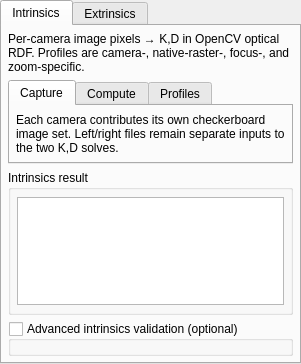
<ui version="4.0">
  <class>CalibrationOperations</class>
  <widget class="QTabWidget" name="calibrationKindTabs">
    <widget class="QWidget" name="intrinsicsPage">
      <attribute name="title">
        <string>Intrinsics</string>
      </attribute>
      <layout class="QVBoxLayout" name="intrinsics_page_layout">
        <property name="leftMargin">
          <number>6</number>
        </property>
        <property name="topMargin">
          <number>6</number>
        </property>
        <property name="rightMargin">
          <number>6</number>
        </property>
        <property name="bottomMargin">
          <number>6</number>
        </property>
        <property name="spacing">
          <number>6</number>
        </property>
        <item>
          <widget class="QLabel" name="intrinsics_contract_label">
            <property name="text">
              <string>Per-camera image pixels → K,D in OpenCV optical RDF. Profiles are camera-, native-raster-, focus-, and zoom-specific.</string>
            </property>
            <property name="wordWrap">
              <bool>true</bool>
            </property>
          </widget>
        </item>
        <item>
          <widget class="_ContentSizedOperationTabs" name="intrinsics_operation_tabs">
            <widget class="QWidget" name="intrinsicsCapturePage">
              <attribute name="title">
                <string>Capture</string>
              </attribute>
              <layout class="QVBoxLayout" name="intrinsicsCaptureLayout">
                <property name="leftMargin">
                  <number>6</number>
                </property>
                <property name="topMargin">
                  <number>6</number>
                </property>
                <property name="rightMargin">
                  <number>6</number>
                </property>
                <property name="bottomMargin">
                  <number>6</number>
                </property>
                <property name="spacing">
                  <number>6</number>
                </property>
                <item>
                  <layout class="QGridLayout" name="intrinsicsCaptureActions">
                    <property name="leftMargin">
                      <number>0</number>
                    </property>
                    <property name="topMargin">
                      <number>0</number>
                    </property>
                    <property name="rightMargin">
                      <number>0</number>
                    </property>
                    <property name="bottomMargin">
                      <number>0</number>
                    </property>
                    <property name="spacing">
                      <number>6</number>
                    </property>
                  </layout>
                </item>
                <item>
                  <widget class="QLabel" name="intrinsicsCaptureHint">
                    <property name="text">
                      <string>Each camera contributes its own checkerboard image set. Left/right files remain separate inputs to the two K,D solves.</string>
                    </property>
                    <property name="wordWrap">
                      <bool>true</bool>
                    </property>
                  </widget>
                </item>
              </layout>
            </widget>
            <widget class="QWidget" name="intrinsicsComputePage">
              <attribute name="title">
                <string>Compute</string>
              </attribute>
              <layout class="QVBoxLayout" name="intrinsicsComputeLayout">
                <property name="leftMargin">
                  <number>6</number>
                </property>
                <property name="topMargin">
                  <number>6</number>
                </property>
                <property name="rightMargin">
                  <number>6</number>
                </property>
                <property name="bottomMargin">
                  <number>6</number>
                </property>
                <property name="spacing">
                  <number>6</number>
                </property>
                <item>
                  <layout class="QGridLayout" name="intrinsicsComputeActions">
                    <property name="leftMargin">
                      <number>0</number>
                    </property>
                    <property name="topMargin">
                      <number>0</number>
                    </property>
                    <property name="rightMargin">
                      <number>0</number>
                    </property>
                    <property name="bottomMargin">
                      <number>0</number>
                    </property>
                    <property name="spacing">
                      <number>6</number>
                    </property>
                    <item row="0" column="0">
                      <widget class="QPushButton" name="intrinsicsComputeButton0">
                        <property name="text">
                          <string>Run calibration (K,D)</string>
                        </property>
                        <property name="commandId" stdset="0">
                          <string>calibration.run_intrinsic</string>
                        </property>
                        <property name="sizePolicy">
                          <sizepolicy hsizetype="Expanding" vsizetype="Fixed">
                            <horstretch>0</horstretch>
                            <verstretch>0</verstretch>
                          </sizepolicy>
                        </property>
                      </widget>
                    </item>
                    <item row="0" column="1">
                      <widget class="QPushButton" name="intrinsicsComputeButton1">
                        <property name="text">
                          <string>Save Intrinsics</string>
                        </property>
                        <property name="commandId" stdset="0">
                          <string>calibration.save_intrinsics</string>
                        </property>
                        <property name="sizePolicy">
                          <sizepolicy hsizetype="Expanding" vsizetype="Fixed">
                            <horstretch>0</horstretch>
                            <verstretch>0</verstretch>
                          </sizepolicy>
                        </property>
                      </widget>
                    </item>
                  </layout>
                </item>
                <item>
                  <widget class="QWidget" name="qualityHost">
                    <layout class="QVBoxLayout" name="qualityLayout">
                      <property name="leftMargin">
                        <number>0</number>
                      </property>
                      <property name="topMargin">
                        <number>0</number>
                      </property>
                      <property name="rightMargin">
                        <number>0</number>
                      </property>
                      <property name="bottomMargin">
                        <number>0</number>
                      </property>
                      <property name="spacing">
                        <number>6</number>
                      </property>
                    </layout>
                  </widget>
                </item>
                <item>
                  <widget class="QWidget" name="outlierHost">
                    <layout class="QVBoxLayout" name="outlierLayout">
                      <property name="leftMargin">
                        <number>0</number>
                      </property>
                      <property name="topMargin">
                        <number>0</number>
                      </property>
                      <property name="rightMargin">
                        <number>0</number>
                      </property>
                      <property name="bottomMargin">
                        <number>0</number>
                      </property>
                      <property name="spacing">
                        <number>6</number>
                      </property>
                    </layout>
                  </widget>
                </item>
              </layout>
            </widget>
            <widget class="QWidget" name="intrinsicsProfilesPage">
              <attribute name="title">
                <string>Profiles</string>
              </attribute>
              <layout class="QVBoxLayout" name="intrinsicsProfilesLayout">
                <property name="leftMargin">
                  <number>6</number>
                </property>
                <property name="topMargin">
                  <number>6</number>
                </property>
                <property name="rightMargin">
                  <number>6</number>
                </property>
                <property name="bottomMargin">
                  <number>6</number>
                </property>
                <property name="spacing">
                  <number>6</number>
                </property>
                <item>
                  <layout class="QGridLayout" name="intrinsicsProfilesActions">
                    <property name="leftMargin">
                      <number>0</number>
                    </property>
                    <property name="topMargin">
                      <number>0</number>
                    </property>
                    <property name="rightMargin">
                      <number>0</number>
                    </property>
                    <property name="bottomMargin">
                      <number>0</number>
                    </property>
                    <property name="spacing">
                      <number>6</number>
                    </property>
                    <item row="0" column="0">
                      <widget class="QPushButton" name="intrinsicsProfilesButton0">
                        <property name="text">
                          <string>Load Intrinsics</string>
                        </property>
                        <property name="commandId" stdset="0">
                          <string>calibration.load_intrinsics</string>
                        </property>
                        <property name="sizePolicy">
                          <sizepolicy hsizetype="Expanding" vsizetype="Fixed">
                            <horstretch>0</horstretch>
                            <verstretch>0</verstretch>
                          </sizepolicy>
                        </property>
                      </widget>
                    </item>
                  </layout>
                </item>
              </layout>
            </widget>
            <property name="sizePolicy">
              <sizepolicy hsizetype="Expanding" vsizetype="Maximum">
                <horstretch>0</horstretch>
                <verstretch>0</verstretch>
              </sizepolicy>
            </property>
          </widget>
        </item>
        <item>
          <widget class="QGroupBox" name="intrinsics_result_group">
            <property name="title">
              <string>Intrinsics result</string>
            </property>
            <layout class="QVBoxLayout" name="intrinsicsResultLayout">
              <property name="leftMargin">
                <number>6</number>
              </property>
              <property name="topMargin">
                <number>6</number>
              </property>
              <property name="rightMargin">
                <number>6</number>
              </property>
              <property name="bottomMargin">
                <number>6</number>
              </property>
              <property name="spacing">
                <number>6</number>
              </property>
              <item>
                <widget class="QTableView" name="intrinsic_table">
                  <property name="maximumSize">
                    <size>
                      <width>16777215</width>
                      <height>108</height>
                    </size>
                  </property>
                </widget>
              </item>
            </layout>
          </widget>
        </item>
        <item>
          <widget class="QGroupBox" name="checkerboard_validation_outer_group">
            <property name="title">
              <string>Advanced intrinsics validation (optional)</string>
            </property>
            <property name="checkable">
              <bool>true</bool>
            </property>
            <property name="checked">
              <bool>false</bool>
            </property>
            <layout class="QVBoxLayout" name="validationLayout">
              <property name="leftMargin">
                <number>6</number>
              </property>
              <property name="topMargin">
                <number>6</number>
              </property>
              <property name="rightMargin">
                <number>6</number>
              </property>
              <property name="bottomMargin">
                <number>6</number>
              </property>
              <property name="spacing">
                <number>6</number>
              </property>
            </layout>
          </widget>
        </item>
      </layout>
    </widget>
    <widget class="QWidget" name="extrinsicsPage">
      <attribute name="title">
        <string>Extrinsics</string>
      </attribute>
      <layout class="QVBoxLayout" name="extrinsics_page_layout">
        <property name="leftMargin">
          <number>6</number>
        </property>
        <property name="topMargin">
          <number>6</number>
        </property>
        <property name="rightMargin">
          <number>6</number>
        </property>
        <property name="bottomMargin">
          <number>6</number>
        </property>
        <property name="spacing">
          <number>6</number>
        </property>
        <item>
          <widget class="QLabel" name="extrinsics_bundle_contract_label">
            <property name="text">
              <string>Input bundle: Left K,D + Right K,D + synchronized stereo pairs. Output: X_right = R_left_to_right X_left + T_left_to_right_m in OpenCV optical RDF.</string>
            </property>
            <property name="wordWrap">
              <bool>true</bool>
            </property>
          </widget>
        </item>
        <item>
          <widget class="_ContentSizedOperationTabs" name="extrinsics_operation_tabs">
            <widget class="QWidget" name="extrinsicsCapturePage">
              <attribute name="title">
                <string>Capture</string>
              </attribute>
              <layout class="QVBoxLayout" name="extrinsicsCaptureLayout">
                <property name="leftMargin">
                  <number>6</number>
                </property>
                <property name="topMargin">
                  <number>6</number>
                </property>
                <property name="rightMargin">
                  <number>6</number>
                </property>
                <property name="bottomMargin">
                  <number>6</number>
                </property>
                <property name="spacing">
                  <number>6</number>
                </property>
                <item>
                  <layout class="QGridLayout" name="extrinsicsCaptureActions">
                    <property name="leftMargin">
                      <number>0</number>
                    </property>
                    <property name="topMargin">
                      <number>0</number>
                    </property>
                    <property name="rightMargin">
                      <number>0</number>
                    </property>
                    <property name="bottomMargin">
                      <number>0</number>
                    </property>
                    <property name="spacing">
                      <number>6</number>
                    </property>
                  </layout>
                </item>
                <item>
                  <widget class="QLabel" name="extrinsicsCaptureHint">
                    <property name="text">
                      <string>Extrinsics consumes synchronized left/right rows from the shared photo selection. Applied Left/Right K,D must match the native raster. Camera, focus, and zoom provenance is operator-reviewed and does not gate readiness.</string>
                    </property>
                    <property name="wordWrap">
                      <bool>true</bool>
                    </property>
                  </widget>
                </item>
              </layout>
            </widget>
            <widget class="QWidget" name="extrinsicsComputePage">
              <attribute name="title">
                <string>Compute</string>
              </attribute>
              <layout class="QVBoxLayout" name="extrinsicsComputeLayout">
                <property name="leftMargin">
                  <number>6</number>
                </property>
                <property name="topMargin">
                  <number>6</number>
                </property>
                <property name="rightMargin">
                  <number>6</number>
                </property>
                <property name="bottomMargin">
                  <number>6</number>
                </property>
                <property name="spacing">
                  <number>6</number>
                </property>
                <item>
                  <layout class="QGridLayout" name="extrinsicsComputeActions">
                    <property name="leftMargin">
                      <number>0</number>
                    </property>
                    <property name="topMargin">
                      <number>0</number>
                    </property>
                    <property name="rightMargin">
                      <number>0</number>
                    </property>
                    <property name="bottomMargin">
                      <number>0</number>
                    </property>
                    <property name="spacing">
                      <number>6</number>
                    </property>
                    <item row="0" column="0">
                      <widget class="QPushButton" name="extrinsicsComputeButton0">
                        <property name="text">
                          <string>Calculate R,t</string>
                        </property>
                        <property name="commandId" stdset="0">
                          <string>calibration.run_extrinsics</string>
                        </property>
                        <property name="sizePolicy">
                          <sizepolicy hsizetype="Expanding" vsizetype="Fixed">
                            <horstretch>0</horstretch>
                            <verstretch>0</verstretch>
                          </sizepolicy>
                        </property>
                      </widget>
                    </item>
                    <item row="0" column="1">
                      <widget class="QPushButton" name="extrinsicsComputeButton1">
                        <property name="text">
                          <string>Save R,t</string>
                        </property>
                        <property name="commandId" stdset="0">
                          <string>calibration.save_extrinsics</string>
                        </property>
                        <property name="sizePolicy">
                          <sizepolicy hsizetype="Expanding" vsizetype="Fixed">
                            <horstretch>0</horstretch>
                            <verstretch>0</verstretch>
                          </sizepolicy>
                        </property>
                      </widget>
                    </item>
                  </layout>
                </item>
              </layout>
            </widget>
            <widget class="QWidget" name="extrinsicsProfilesPage">
              <attribute name="title">
                <string>Profiles</string>
              </attribute>
              <layout class="QVBoxLayout" name="extrinsicsProfilesLayout">
                <property name="leftMargin">
                  <number>6</number>
                </property>
                <property name="topMargin">
                  <number>6</number>
                </property>
                <property name="rightMargin">
                  <number>6</number>
                </property>
                <property name="bottomMargin">
                  <number>6</number>
                </property>
                <property name="spacing">
                  <number>6</number>
                </property>
                <item>
                  <layout class="QGridLayout" name="extrinsicsProfilesActions">
                    <property name="leftMargin">
                      <number>0</number>
                    </property>
                    <property name="topMargin">
                      <number>0</number>
                    </property>
                    <property name="rightMargin">
                      <number>0</number>
                    </property>
                    <property name="bottomMargin">
                      <number>0</number>
                    </property>
                    <property name="spacing">
                      <number>6</number>
                    </property>
                    <item row="0" column="0">
                      <widget class="QPushButton" name="extrinsicsProfilesButton0">
                        <property name="text">
                          <string>Load R,t</string>
                        </property>
                        <property name="commandId" stdset="0">
                          <string>calibration.load_extrinsics</string>
                        </property>
                        <property name="sizePolicy">
                          <sizepolicy hsizetype="Expanding" vsizetype="Fixed">
                            <horstretch>0</horstretch>
                            <verstretch>0</verstretch>
                          </sizepolicy>
                        </property>
                      </widget>
                    </item>
                    <item row="0" column="1">
                      <widget class="QPushButton" name="extrinsicsProfilesButton1">
                        <property name="text">
                          <string>Apply verified K,D + R,t bundle</string>
                        </property>
                        <property name="commandId" stdset="0">
                          <string>calibration.apply_bundle</string>
                        </property>
                        <property name="sizePolicy">
                          <sizepolicy hsizetype="Expanding" vsizetype="Fixed">
                            <horstretch>0</horstretch>
                            <verstretch>0</verstretch>
                          </sizepolicy>
                        </property>
                      </widget>
                    </item>
                  </layout>
                </item>
              </layout>
            </widget>
            <property name="sizePolicy">
              <sizepolicy hsizetype="Expanding" vsizetype="Maximum">
                <horstretch>0</horstretch>
                <verstretch>0</verstretch>
              </sizepolicy>
            </property>
          </widget>
        </item>
        <item>
          <widget class="QGroupBox" name="extrinsics_result_group">
            <property name="title">
              <string>Extrinsics result</string>
            </property>
            <layout class="QVBoxLayout" name="extrinsicsResultLayout">
              <property name="leftMargin">
                <number>6</number>
              </property>
              <property name="topMargin">
                <number>6</number>
              </property>
              <property name="rightMargin">
                <number>6</number>
              </property>
              <property name="bottomMargin">
                <number>6</number>
              </property>
              <property name="spacing">
                <number>6</number>
              </property>
              <item>
                <widget class="QWidget" name="extrinsicValueHost">
                  <layout class="QVBoxLayout" name="extrinsicValueLayout">
                    <property name="leftMargin">
                      <number>0</number>
                    </property>
                    <property name="topMargin">
                      <number>0</number>
                    </property>
                    <property name="rightMargin">
                      <number>0</number>
                    </property>
                    <property name="bottomMargin">
                      <number>0</number>
                    </property>
                    <property name="spacing">
                      <number>6</number>
                    </property>
                  </layout>
                </widget>
              </item>
              <item>
                <widget class="QLabel" name="calibration_contract">
                  <property name="text">
                    <string />
                  </property>
                  <property name="wordWrap">
                    <bool>true</bool>
                  </property>
                </widget>
              </item>
            </layout>
          </widget>
        </item>
      </layout>
    </widget>
    <property name="sizePolicy">
      <sizepolicy hsizetype="Expanding" vsizetype="Maximum">
        <horstretch>0</horstretch>
        <verstretch>0</verstretch>
      </sizepolicy>
    </property>
  </widget>
  <customwidgets>
    <customwidget>
      <class>_ContentSizedOperationTabs</class>
      <extends>QTabWidget</extends>
      <header>Workstation.workspace_views.calibration_parts.widgets</header>
      <container>1</container>
    </customwidget>
  </customwidgets>
  <resources />
  <connections />
</ui>
